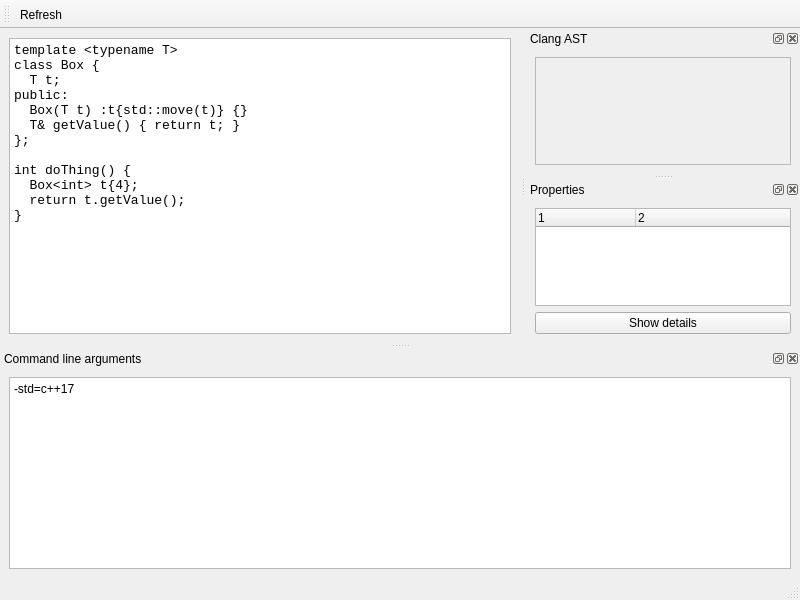
<?xml version="1.0" encoding="UTF-8"?>
<ui version="4.0">
 <class>MainWindow</class>
 <widget class="QMainWindow" name="MainWindow">
  <property name="geometry">
   <rect>
    <x>0</x>
    <y>0</y>
    <width>800</width>
    <height>600</height>
   </rect>
  </property>
  <property name="windowTitle">
   <string>Clang AST viewer</string>
  </property>
  <widget class="QWidget" name="centralwidget">
   <layout class="QGridLayout" name="gridLayout">
    <item row="0" column="0">
     <widget class="QTextEdit" name="codeViewer">
      <property name="font">
       <font>
        <family>Consolas</family>
        <pointsize>10</pointsize>
       </font>
      </property>
      <property name="styleSheet">
       <string notr="true">selection-background-color: rgb(170, 85, 255);
selection-color: white</string>
      </property>
      <property name="html">
       <string>&lt;!DOCTYPE HTML PUBLIC &quot;-//W3C//DTD HTML 4.0//EN&quot; &quot;http://www.w3.org/TR/REC-html40/strict.dtd&quot;&gt;
&lt;html&gt;&lt;head&gt;&lt;meta name=&quot;qrichtext&quot; content=&quot;1&quot; /&gt;&lt;style type=&quot;text/css&quot;&gt;
p, li { white-space: pre-wrap; }
&lt;/style&gt;&lt;/head&gt;&lt;body style=&quot; font-family:'Consolas'; font-size:10pt; font-weight:400; font-style:normal;&quot;&gt;
&lt;p style=&quot; margin-top:0px; margin-bottom:0px; margin-left:0px; margin-right:0px; -qt-block-indent:0; text-indent:0px;&quot;&gt;template &amp;lt;typename T&amp;gt;&lt;/p&gt;
&lt;p style=&quot; margin-top:0px; margin-bottom:0px; margin-left:0px; margin-right:0px; -qt-block-indent:0; text-indent:0px;&quot;&gt;class Box {&lt;br /&gt;  T t;&lt;/p&gt;
&lt;p style=&quot; margin-top:0px; margin-bottom:0px; margin-left:0px; margin-right:0px; -qt-block-indent:0; text-indent:0px;&quot;&gt;public:&lt;/p&gt;
&lt;p style=&quot; margin-top:0px; margin-bottom:0px; margin-left:0px; margin-right:0px; -qt-block-indent:0; text-indent:0px;&quot;&gt;  Box(T t) :t{std::move(t)} {}&lt;/p&gt;
&lt;p style=&quot; margin-top:0px; margin-bottom:0px; margin-left:0px; margin-right:0px; -qt-block-indent:0; text-indent:0px;&quot;&gt;  T&amp;amp; getValue() { return t; }&lt;/p&gt;
&lt;p style=&quot; margin-top:0px; margin-bottom:0px; margin-left:0px; margin-right:0px; -qt-block-indent:0; text-indent:0px;&quot;&gt;};&lt;/p&gt;
&lt;p style=&quot;-qt-paragraph-type:empty; margin-top:0px; margin-bottom:0px; margin-left:0px; margin-right:0px; -qt-block-indent:0; text-indent:0px;&quot;&gt;&lt;br /&gt;&lt;/p&gt;
&lt;p style=&quot; margin-top:0px; margin-bottom:0px; margin-left:0px; margin-right:0px; -qt-block-indent:0; text-indent:0px;&quot;&gt;int doThing() {&lt;br /&gt;  Box&amp;lt;int&amp;gt; t{4};&lt;/p&gt;
&lt;p style=&quot; margin-top:0px; margin-bottom:0px; margin-left:0px; margin-right:0px; -qt-block-indent:0; text-indent:0px;&quot;&gt;  return t.getValue();&lt;/p&gt;
&lt;p style=&quot; margin-top:0px; margin-bottom:0px; margin-left:0px; margin-right:0px; -qt-block-indent:0; text-indent:0px;&quot;&gt;}&lt;/p&gt;&lt;/body&gt;&lt;/html&gt;</string>
      </property>
     </widget>
    </item>
   </layout>
  </widget>
  <widget class="QMenuBar" name="menubar">
   <property name="geometry">
    <rect>
     <x>0</x>
     <y>0</y>
     <width>800</width>
     <height>24</height>
    </rect>
   </property>
  </widget>
  <widget class="QStatusBar" name="statusbar"/>
  <widget class="QDockWidget" name="astDock">
   <property name="windowTitle">
    <string>Clang AST</string>
   </property>
   <attribute name="dockWidgetArea">
    <number>2</number>
   </attribute>
   <widget class="QWidget" name="dockWidgetContents">
    <layout class="QGridLayout" name="gridLayout_2">
     <item row="0" column="0">
      <widget class="QTreeView" name="astTreeView">
       <property name="enabled">
        <bool>false</bool>
       </property>
       <property name="styleSheet">
        <string notr="true">QTreeView::item:selected { color:white; background:rgb(170, 85, 255); }</string>
       </property>
       <property name="indentation">
        <number>10</number>
       </property>
       <property name="headerHidden">
        <bool>true</bool>
       </property>
      </widget>
     </item>
    </layout>
   </widget>
  </widget>
  <widget class="QToolBar" name="toolBar">
   <property name="windowTitle">
    <string>toolBar</string>
   </property>
   <attribute name="toolBarArea">
    <enum>TopToolBarArea</enum>
   </attribute>
   <attribute name="toolBarBreak">
    <bool>false</bool>
   </attribute>
   <addaction name="actionRefresh"/>
  </widget>
  <widget class="QDockWidget" name="dockWidget">
   <property name="windowTitle">
    <string>Command line arguments</string>
   </property>
   <attribute name="dockWidgetArea">
    <number>8</number>
   </attribute>
   <widget class="QWidget" name="dockWidgetContents_2">
    <layout class="QGridLayout" name="gridLayout_3">
     <item row="0" column="0">
      <widget class="QPlainTextEdit" name="commandLineArgs">
       <property name="plainText">
        <string>-std=c++17</string>
       </property>
      </widget>
     </item>
    </layout>
   </widget>
  </widget>
  <widget class="QDockWidget" name="dockWidget_2">
   <property name="windowTitle">
    <string>Properties</string>
   </property>
   <attribute name="dockWidgetArea">
    <number>2</number>
   </attribute>
   <widget class="QWidget" name="dockWidgetContents_3">
    <layout class="QGridLayout" name="gridLayout_4">
     <item row="0" column="0">
      <widget class="QTreeWidget" name="nodeProperties">
       <property name="columnCount">
        <number>2</number>
       </property>
       <column>
        <property name="text">
         <string notr="true">1</string>
        </property>
       </column>
       <column>
        <property name="text">
         <string notr="true">2</string>
        </property>
       </column>
      </widget>
     </item>
     <item row="1" column="0">
      <widget class="QPushButton" name="showDetails">
       <property name="text">
        <string>Show details</string>
       </property>
      </widget>
     </item>
    </layout>
   </widget>
  </widget>
  <action name="actionRefresh">
   <property name="text">
    <string>Refresh</string>
   </property>
  </action>
 </widget>
 <resources/>
 <connections/>
</ui>
